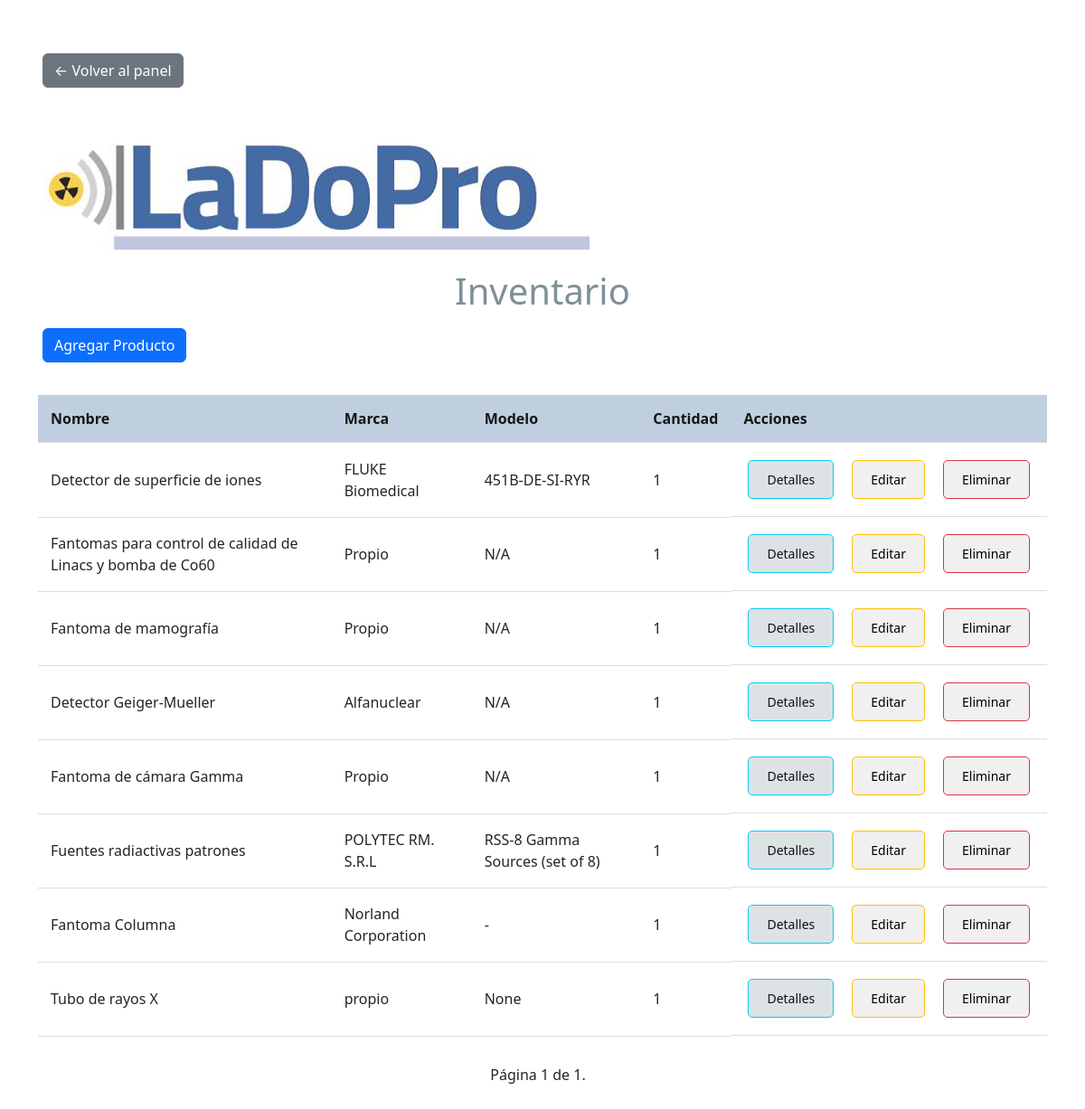
Page /inventario/lista_productos/ on the committed database.
### inventario/models.py (models this page shows, shortened)
class Producto(models.Model):
    nombre = models.CharField(max_length=255, null=True, blank=True)
    marca = models.CharField(max_length=255)  # campo obligatorio
    modelo = models.CharField(max_length=255, null=True, blank=True)
    numero_serie = models.CharField(max_length=255, null=True, blank=True)  # Modificado para permitir valores nulos
    objetivo_uso = models.CharField(max_length=255)  # campo obligatorio
    cantidad = models.IntegerField(default=0)
    estado = models.CharField(max_length=255, default='Funcionando')
    clasificacion_riesgo = models.CharField(max_length=255, null=True, blank=True)
    mantenimiento_calibracion = models.CharField(max_length=300, blank=True, null=True)
    fecha_adquisicion = models.CharField(max_length=255, null=True, blank=True)
    anio_adquisicion = models.IntegerField(null=True, blank=True)
    informacion_adicional = models.TextField(blank=True, null=True)

### inventario/views.py (the view)
# urls.py: path('lista_productos/', lista_productos, name='lista_productos'),  # Asegúrate de que esta sea la vista principal
def lista_productos(request):
    productos_list = Producto.objects.all().order_by('id')  # Asegúrarse de que esto devuelve un queryset y no una función,  Ordena los productos por su ID
    paginator = Paginator(productos_list, 10)  # Muestra 10 productos por página
    page_number = request.GET.get('page')  # Obtiene el número de página de la petición
    productos = paginator.get_page(page_number)  # Devuelve los productos correspondientes a la página
    return render(request, 'inventario/lista_productos.html', {'productos': productos})

### inventario/templates/inventario/lista_productos.html (shortened to what this page needs)
{% load static %}
<!DOCTYPE html>
<html lang="es">
<head>
    <link rel="stylesheet" type="text/css" href="{% static 'css/style.css' %}">
    <link href="https://cdn.jsdelivr.net/npm/bootstrap@5.3.0/dist/css/bootstrap.min.css" rel="stylesheet">
    <link href="https://cdn.jsdelivr.net/npm/bootstrap@5.3.0/dist/css/bootstrap.min.css" rel="stylesheet">
</head>
<body>
    <div class="container mt-3">
        <a href="{% url 'dashboard' %}" class="btn btn-secondary mb-3">← Volver al panel</a>
    </div>
    <div class="container">
        <div id="logo">
            <img src="{% static 'images/logo.png.png' %}" alt="Logo">
        </div>
        <h1 class="titulo">Inventario</h1>
        <a href="{% url 'agregar_producto' %}" class="btn btn-primary mb-3">Agregar Producto</a>
        {% if productos %}
            <table class="custom-table">
                <thead>
                    <tr>
                        <th>Nombre</th>
                        <th>Marca</th>
                        <th>Modelo</th>
                        <th>Cantidad</th>
                        <th>Acciones</th>
                    </tr>
                </thead>
                <tbody>
                    {% for producto in productos %}
                        <tr>
                            <td>{{ producto.nombre }}</td>
                            <td>{{ producto.marca }}</td>
                            <td>{{ producto.modelo }}</td>
                            <td>{{ producto.cantidad }}</td>
                            <td class="action-buttons">
                                <a href="{% url 'detalles_producto' producto.pk %}" class="btn btn-info">Detalles</a>
                                <a href="{% url 'editar_producto' producto.pk %}" class="btn btn-warning">Editar</a>
                                <a href="{% url 'eliminar_producto' producto.pk %}" class="btn btn-danger">Eliminar</a>
                            </td>
                        </tr>
                    {% endfor %}
                </tbody>
            </table>
        {% else %}
            <p>No hay productos disponibles.</p>
        {% endif %}
        <div class="pagination">
            <span class="step-links">
                <span class="current">
                    Página {{ productos.number }} de {{ productos.paginator.num_pages }}.
                </span>
            </span>
        </div>
    </div>
</body>
</html>

### inventario/static/css/style.css (style rules this page uses)
body { font-family: Arial, sans-serif; background-color: #f4f4f9; margin: 0; padding: 18px; position: relative; min-height: 100vh; }
#logo { display: block; margin: 6 auto; width: 80px; height: auto; max-width: 95%; }
h1.titulo { color: #7e9097; text-align: center; font-size: 40px; margin: 12px 0; }
.custom-table, .table { width: 100%; border-collapse: collapse; margin: 20px 0; font-size: 16px; table-layout: auto; }
table th, table td { padding: 14px; text-align: left; border-bottom: 1px solid #ddd; overflow: hidden; text-overflow: ellipsis; }
table th { background-color: #bfcfe0; color: #161616; }
button, input[type="submit"], .btn { background-color: #007bff; color: #161616; padding: 10px 20px; border: none; border-radius: 4px; cursor: pointer; margin: 5px; }
.container { max-width: 1200px; margin: 0 auto; padding: 20px; }
.pagination { display: flex; justify-content: center; padding: 10px; }
.action-buttons { display: flex; justify-content: space-between; gap: 10px; align-items: center; }
.action-buttons a { padding: 10px 20px; font-size: 14px; border-radius: 5px; text-decoration: none; color: #131212; }
.action-buttons .btn-info { background-color: #dde3e4; }
.action-buttons .btn-warning { background-color: #f0f0f0; color: black; }
.action-buttons .btn-danger { background-color: #f0f0f0; color: black; }

### rows in the picture
Producto: nombre "Detector de superficie de iones", marca "FLUKE Biomedical", modelo "451B-DE-SI-RYR", cantidad "1"
Producto: nombre "Fantomas para control de calidad de Linacs y bomba de Co60", marca "Propio", modelo "N/A", cantidad "1"
Producto: nombre "Fantoma de mamografía", marca "Propio", modelo "N/A", cantidad "1"
Producto: nombre "Detector Geiger-Mueller", marca "Alfanuclear", modelo "N/A", cantidad "1"
Producto: nombre "Fantoma de cámara Gamma", marca "Propio", modelo "N/A", cantidad "1"
Producto: nombre "Fuentes radiactivas patrones", marca "POLYTEC RM. S.R.L", modelo "RSS-8 Gamma Sources (set of 8)", cantidad "1"
Producto: nombre "Fantoma Columna", marca "Norland Corporation", modelo "-", cantidad "1"
Producto: nombre "Tubo de rayos X", marca "propio", modelo "None", cantidad "1"

### other values in the picture
{{ productos.number }} "1"
{{ productos.paginator.num_pages }} "1"
